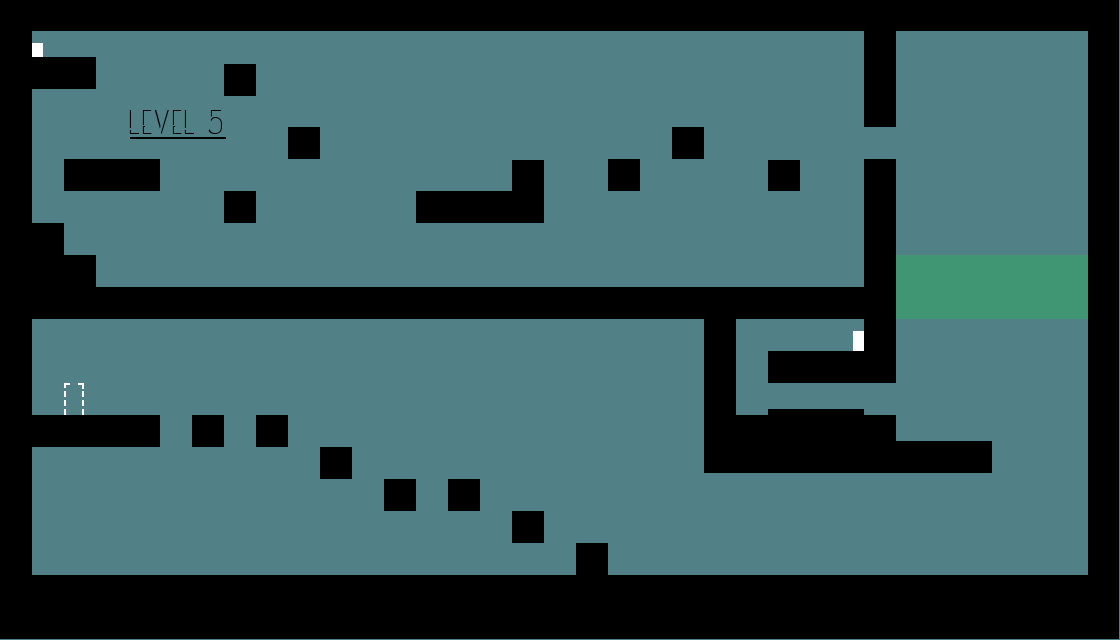

A 2D game scene composited from a Tiled map and its tileset images. What follows is a short description and the map's XML, with each tile layer's data collapsed to a summary:
An orthogonal 35x20 tile map with 32x32 px tiles, 1 tile layer (Tile Layer 1) and 39 objects (2x liftEntity, 2x liftButtonEntity, enemyEntity, regenEntity, doorEntity).

<map version="1.0" orientation="orthogonal" renderorder="right-down" width="35" height="20" tilewidth="32" tileheight="32" backgroundcolor="#518086" nextobjectid="47">
 <tileset firstgid="1" name="sprites5" tilewidth="32" tileheight="32">
  <image source="level5_sprites.png" width="2048" height="1024" />
 </tileset>
 <layer name="Tile Layer 1" width="35" height="20">
  <data>[700 cells, 700 non-empty, 696 distinct tile ids]</data>
 </layer>
 <objectgroup name="gate">
  <object id="1" name="liftEntity" x="384" y="31" width="30" height="192">
   <properties>
    <property name="direction" value="up" />
    <property name="image" value="gate" />
    <property name="matchNum" value="0" />
    <property name="upHeight" value="0" />
   </properties>
  </object>
 </objectgroup>
 <objectgroup name="lift">
  <object id="3" name="liftEntity" x="991" y="441" width="96" height="31">
   <properties>
    <property name="direction" value="down" />
    <property name="image" value="lift" />
    <property name="matchNum" value="1" />
   </properties>
  </object>
 </objectgroup>
 <objectgroup name="enemy">
  <object id="4" name="enemyEntity" x="765" y="542" width="320" height="32">
   <properties>
    <property name="framewidth" value="32" />
    <property name="image" value="enemy" />
   </properties>
  </object>
 </objectgroup>
 <objectgroup name="button">
  <object id="7" name="liftButtonEntity" x="31" y="42" width="10" height="15">
   <properties>
    <property name="matchNum" value="0" />
   </properties>
  </object>
 </objectgroup>
 <objectgroup name="button2">
  <object id="6" name="liftButtonEntity" x="852" y="332" width="11" height="19">
   <properties>
    <property name="matchNum" value="1" />
   </properties>
  </object>
 </objectgroup>
 <objectgroup name="regen">
  <object id="5" name="regenEntity" x="895" y="254" width="192" height="64" />
 </objectgroup>
 <objectgroup name="collision">
  <object id="8" x="0" y="577" width="1156" height="103" />
  <object id="10" x="0" y="1" width="32" height="589" />
  <object id="11" x="29" y="415" width="130" height="34" />
  <object id="12" x="191" y="416" width="33" height="33" />
  <object id="13" x="257" y="416" width="30" height="31" />
  <object id="14" x="320" y="448" width="30" height="32" />
  <object id="17" x="384" y="480" width="31" height="31" />
  <object id="18" x="448" y="480" width="31" height="32" />
  <object id="19" x="512" y="513" width="30" height="30" />
  <object id="20" x="576" y="544" width="31" height="31" />
  <object id="21" x="1087" y="-1" width="44" height="610" />
  <object id="22" x="704" y="319" width="31" height="153" />
  <object id="23" x="735" y="417" width="159" height="56" />
  <object id="24" x="894" y="442" width="97" height="30" />
  <object id="25" x="767" y="351" width="129" height="32" />
  <object id="26" x="768" y="410" width="94" height="25" />
  <object id="27" x="864" y="160" width="31" height="191" />
  <object id="28" x="768" y="160" width="31" height="30" />
  <object id="30" x="862" y="0" width="33" height="127" />
  <object id="31" x="672" y="129" width="32" height="30" />
  <object id="32" x="608" y="160" width="31" height="32" />
  <object id="33" x="32" y="289" width="832" height="30" />
  <object id="34" x="32" y="1" width="1118" height="30" />
  <object id="35" x="31" y="57" width="64" height="31" />
  <object id="36" x="64" y="160" width="96" height="32" />
  <object id="37" x="224" y="192" width="31" height="32" />
  <object id="38" x="289" y="128" width="30" height="32" />
  <object id="39" x="32" y="225" width="32" height="63" />
  <object id="40" x="64" y="256" width="31" height="33" />
  <object id="41" x="415" y="191" width="129" height="32" />
  <object id="45" x="225" y="64" width="30" height="33" />
  <object id="46" x="511" y="160" width="32" height="30" />
 </objectgroup>
 <objectgroup name="door">
  <object id="44" name="doorEntity" x="64" y="384" width="19" height="30" />
 </objectgroup>
</map>
